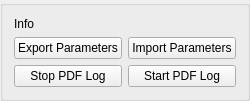
     <widget class="QGroupBox" name="groupBox_3">
      <property name="sizePolicy">
       <sizepolicy hsizetype="Preferred" vsizetype="Preferred">
        <horstretch>0</horstretch>
        <verstretch>0</verstretch>
       </sizepolicy>
      </property>
      <property name="title">
       <string/>
      </property>
      <layout class="QGridLayout" name="gridLayout_24">
       <item row="2" column="1">
        <widget class="QPushButton" name="pb_start_pdf">
         <property name="sizePolicy">
          <sizepolicy hsizetype="Preferred" vsizetype="Fixed">
           <horstretch>0</horstretch>
           <verstretch>0</verstretch>
          </sizepolicy>
         </property>
         <property name="text">
          <string>Start PDF Log</string>
         </property>
        </widget>
       </item>
       <item row="1" column="0">
        <widget class="QPushButton" name="pb_export_params">
         <property name="sizePolicy">
          <sizepolicy hsizetype="Preferred" vsizetype="Fixed">
           <horstretch>0</horstretch>
           <verstretch>0</verstretch>
          </sizepolicy>
         </property>
         <property name="text">
          <string>Export Parameters</string>
         </property>
        </widget>
       </item>
       <item row="1" column="1">
        <widget class="QPushButton" name="pb_import_params">
         <property name="sizePolicy">
          <sizepolicy hsizetype="Preferred" vsizetype="Fixed">
           <horstretch>0</horstretch>
           <verstretch>0</verstretch>
          </sizepolicy>
         </property>
         <property name="text">
          <string>Import Parameters</string>
         </property>
        </widget>
       </item>
       <item row="2" column="0">
        <widget class="QPushButton" name="pb_stop_pdf">
         <property name="sizePolicy">
          <sizepolicy hsizetype="Preferred" vsizetype="Fixed">
           <horstretch>0</horstretch>
           <verstretch>0</verstretch>
          </sizepolicy>
         </property>
         <property name="text">
          <string>Stop PDF Log</string>
         </property>
        </widget>
       </item>
       <item row="0" column="0" colspan="2">
        <widget class="QLabel" name="label_14">
         <property name="sizePolicy">
          <sizepolicy hsizetype="Preferred" vsizetype="Fixed">
           <horstretch>0</horstretch>
           <verstretch>0</verstretch>
          </sizepolicy>
         </property>
         <property name="text">
          <string>Info</string>
         </property>
        </widget>
       </item>
      </layout>
     </widget>
